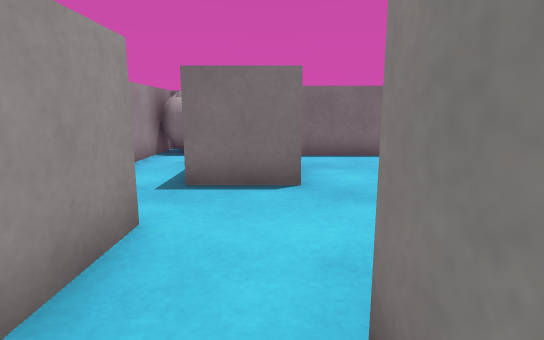
view 1 (above)

15 first-person views from a walk through a Unity game level. The camera is 0.62 m above the floor, tilts 10° down and sees 80° across. The floor is counted in squares, 0.5 m on a side. Each view is taken from the middle of a square. On the plan, view 1 faces up. The plan holds only what a view shows up to about 14 squares ahead; the rest is blank. The place goes on beyond the plan. Surface patterns are stand-ins for the level's own textures.

view 2
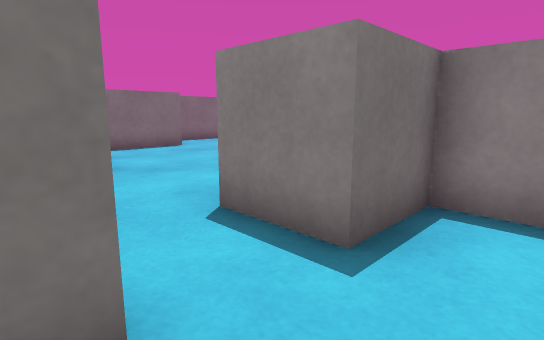

view 3
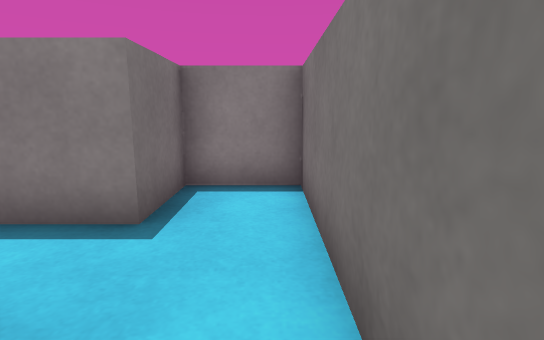

view 4
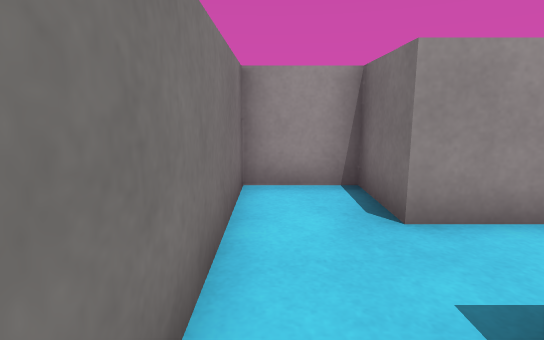

view 5
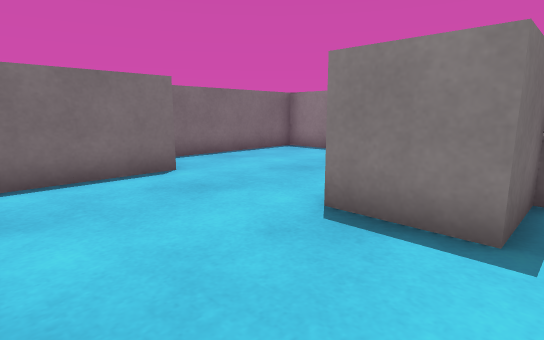

view 6
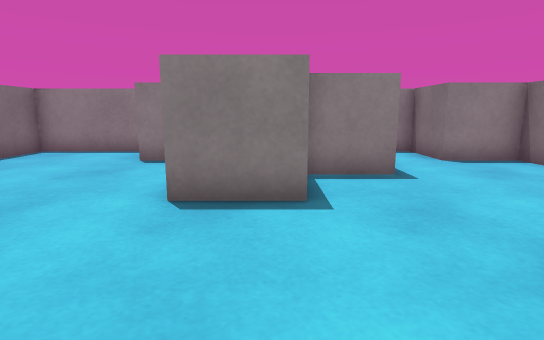

view 7
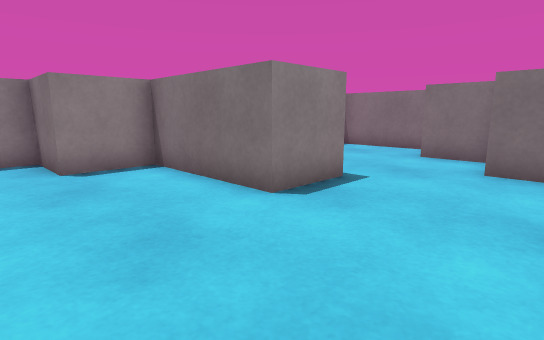

view 8
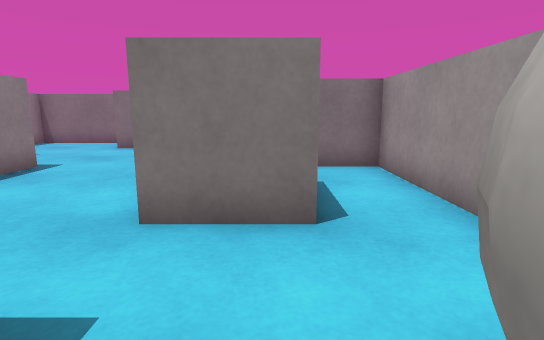

view 9
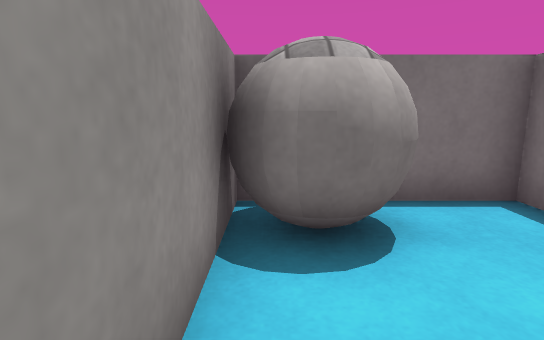

view 10
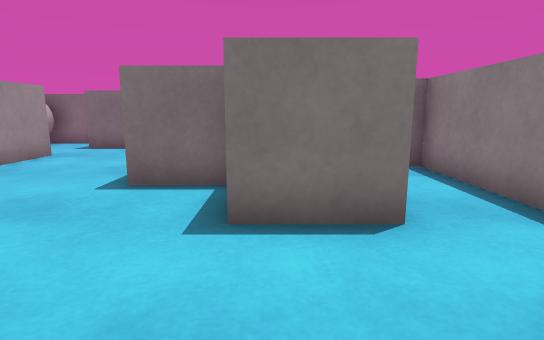

view 11
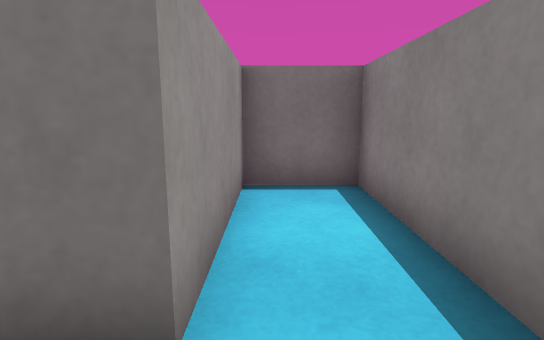

view 12
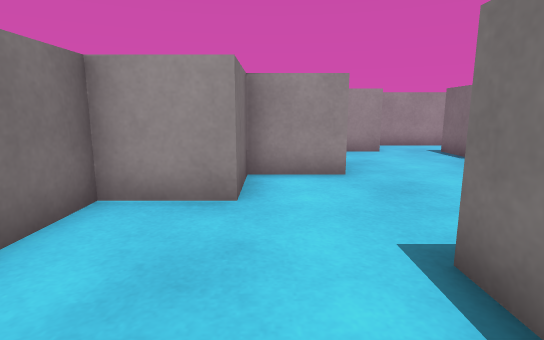

view 13
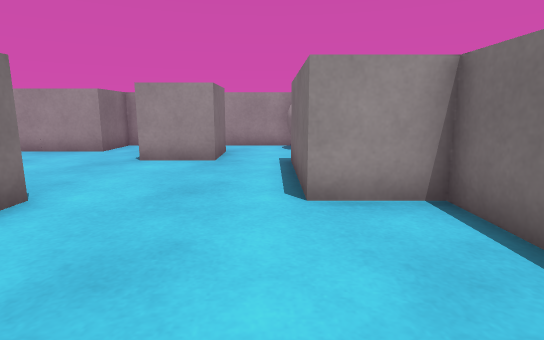

view 14
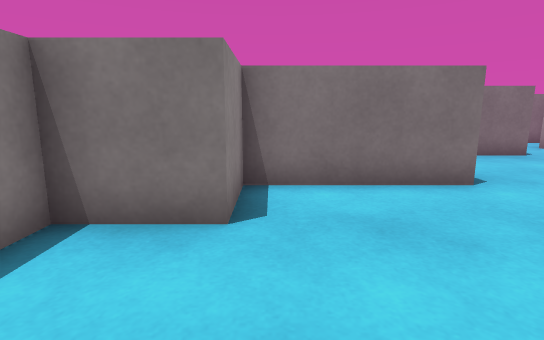

view 15
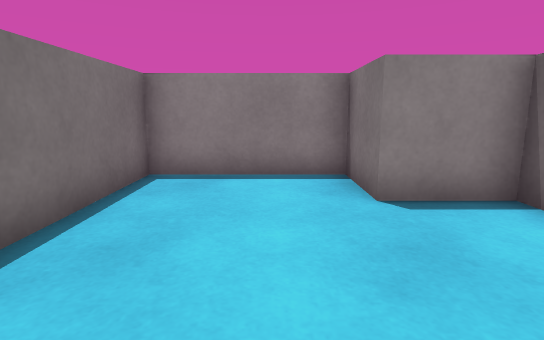

### Floor plan
Ten units are one square. View 1 is at (0, 0); x grows to the right and y downward. Boxes are objects, and circles mark ways between rooms. Rooms are numbered by the first view taken in them; rooms with no view inside come last. Other rooms are left out.
<svg viewBox="-40 -120 150 150">
<path fill="none" stroke="#000" d="M-15 -15 -15 5 -35 5 -35 25 25 25 25 5 5 5 5 -15M5 -15 25 -15 25 5 45 5 45 25 85 25 85 5 105 5 105 0M-16 -75 5 -75 5 -55 -15 -55M5 -110 5 -115 -35 -115 -35 -35 -15 -35 -15 -15M105 -15 105 -55 85 -55 85 -15 65 -15 65 -35 45 -35 45 -55 85 -55 85 -75 105 -75 105 -115 45 -115 45 -95 5 -95"/>
<rect x="-35" y="-115" width="20" height="20" fill="#bbb"><title>ball</title></rect>
<circle cx="-5" cy="-5" r="3" fill="#2a7"/>
<text x="-10" y="10">1</text>
<text x="40" y="-50">2</text>
</svg>
Room 1 opens to room 2.

Where each view was taken, in squares from view 1:
view 1: 0 up, 0 right, facing up
view 2: 2 down, 2 left, facing up-right
view 3: 2 down, 3 left, facing right
view 4: 2 down, 2 right, facing left
view 5: 3 up, 1 right, facing up-right
view 6: 4 up, 0 right, facing right
view 7: 9 up, 1 right, facing down-right
view 8: 11 up, 1 left, facing down
view 9: 7 up, 3 left, facing up
view 10: 2 down, 7 right, facing up
view 11: 0 up, 9 right, facing up
view 12: 0 up, 9 right, facing left
view 13: 9 up, 9 right, facing left
view 14: 11 up, 8 right, facing down
view 15: 9 up, 4 right, facing right
